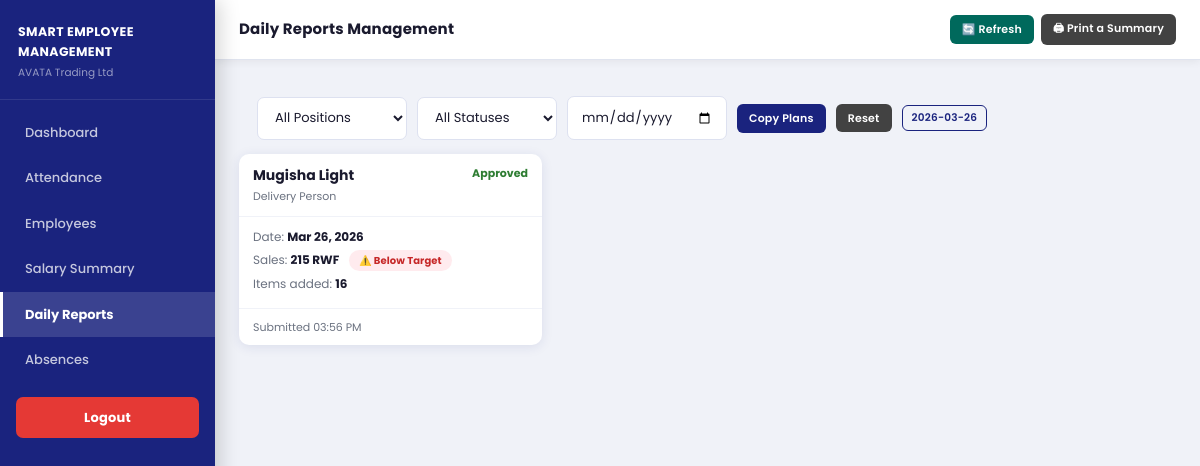
The app's page /admin/reports.php (signed in) with its own data.
### tables this page shows
CREATE TABLE `dailyreport` (
  `id` int(11) NOT NULL,
  `employeeId` int(11) NOT NULL,
  `date` date NOT NULL,
  `totalSalesAmount` double DEFAULT 0,
  `dailyTarget` double DEFAULT 0,
  `itemsAddedCount` int(11) DEFAULT 0,
  `justificationFile` varchar(191) DEFAULT NULL,
  `justificationStatus` varchar(50) DEFAULT 'pending',
  `justificationNote` text DEFAULT NULL,
  `submittedAt` datetime DEFAULT current_timestamp(),
  `createdAt` datetime DEFAULT current_timestamp(),
  `updatedAt` datetime DEFAULT current_timestamp() ON UPDATE current_timestamp()
);

CREATE TABLE `employee` (
  `id` int(11) NOT NULL,
  `fingerprintId` int(11) DEFAULT NULL,
  `name` varchar(191) NOT NULL,
  `position` varchar(191) DEFAULT NULL,
  `salaryRatePerDay` double DEFAULT 10,
  `dailySalesTarget` double DEFAULT 500,
  `email` varchar(191) DEFAULT NULL,
  `loginOtp` varchar(10) DEFAULT NULL,
  `loginOtpExpiresAt` datetime DEFAULT NULL,
  `createdAt` datetime DEFAULT current_timestamp(),
  `updatedAt` datetime DEFAULT current_timestamp() ON UPDATE current_timestamp()
);

### config.php (called while the page is built, shortened)
<?php
function db(){
    static $c=null;
    if($c) return $c;
    $c=new mysqli(DB_HOST,DB_USER,DB_PASS,DB_NAME);
    $c->set_charset('utf8mb4');
    return $c;
}
function esc($s){ return htmlspecialchars((string)$s,ENT_QUOTES,'UTF-8'); }
function rwf($amount){ return number_format((float)$amount,0,'.',',').' RWF'; }
?>

### admin/reports.php (the view, shortened to what this page needs)
<?php
require_once '../config.php'; authAdmin();
$date   = $_GET['date'] ?? '';
$where = "WHERE 1";
$datesQ   = db()->query("SELECT DISTINCT DATE(submittedAt) AS d FROM dailyreport ORDER BY d DESC LIMIT 10");
$allDates = [];
while($dd=$datesQ->fetch_assoc()) $allDates[]=$dd['d'];
$reports  = db()->query("SELECT dr.*,e.name,e.position FROM dailyreport dr JOIN employee e ON e.id=dr.employeeId $where ORDER BY dr.submittedAt DESC");
?>
<!DOCTYPE html>
<html lang="en">
<head>
<link rel="stylesheet" href="../assets/css/style.css">
</head>
<body>
<div class="layout">
  <?php include '_sb.php'; ?>
  <div class="main">
    <div class="topbar">
      <div class="topbar-left"><h1>Daily Reports Management</h1></div>
      <div class="topbar-right">
        <a href="reports.php" class="btn btn-teal btn-sm">🔄 Refresh</a>
        <button class="btn btn-gray btn-sm" onclick="window.print()">🖨 Print a Summary</button>
      </div>
    </div>
    <div class="page">
      <div class="card">
        <div class="card-body" style="padding:14px 18px;">
          <form method="GET" style="display:flex;gap:10px;flex-wrap:wrap;align-items:center;">
            <select name="pos" class="fc" style="width:150px;">
              <option value="">All Positions</option>
            </select>
            <select name="status" class="fc" style="width:140px;">
              <option value="">All Statuses</option>
            </select>
            <input type="date" name="date" value="<?= $date ?>" class="fc" style="width:160px;">
            <button type="submit" class="btn btn-navy btn-sm">Copy Plans</button>
            <a href="reports.php" class="btn btn-gray btn-sm">Reset</a>
            <?php foreach(array_slice($allDates,0,4) as $dd): ?>
            <a href="?date=<?= $dd ?>" class="btn btn-outline btn-xs <?= $dd===$date?'btn-navy':'' ?>"><?= $dd ?></a>
            <?php endforeach; ?>
          </form>
        </div>
      </div>
      <?php if($reports->num_rows===0): ?>
      <div class="card">
        <div style="text-align:center;padding:50px;color:var(--muted);">
          <div style="font-size:40px;margin-bottom:12px;">📄</div>
          <strong style="font-size:14px;color:var(--text);">No reports found</strong>
          <p style="font-size:12px;margin-top:8px;">
            <?php if(!empty($allDates)): ?>
            Reports exist for: <?php foreach($allDates as $dd): ?>
            <a href="?date=<?= $dd ?>" style="color:var(--navy);font-weight:700;margin:0 4px;"><?= $dd ?></a>
            <?php endforeach; ?>
            <?php else: ?>
            No reports submitted yet. Have employees submit their daily sales reports.
            <?php endif; ?>
          </p>
        </div>
      </div>
      <?php else: ?>
      <div class="rpt-grid">
        <?php while($r=$reports->fetch_assoc()):
          $met   = $r['totalSalesAmount'] >= $r['dailyTarget'];
          $stlbl = $r['justificationStatus']==='approved'?'rpt-status-approved':($r['justificationStatus']==='rejected'?'rpt-status-rejected':'rpt-status-pending');
        ?>
        <div class="rpt-col">
          <div class="rpt-col-head">
            <div style="display:flex;justify-content:space-between;align-items:flex-start;">
              <div>
                <div class="emp-name"><?= esc($r['name']) ?></div>
                <div class="emp-pos"><?= esc($r['position']) ?></div>
              </div>
              <span class="<?= $stlbl ?>"><?= ucfirst($r['justificationStatus']) ?></span>
            </div>
          </div>
          <div class="rpt-col-body">
            <div class="rpt-line">Date: <strong><?= date('M d, Y',strtotime($r['date'])) ?></strong></div>
            <div class="rpt-line">Sales: <strong><?= rwf($r['totalSalesAmount']) ?></strong>
              <span class="tag <?= $met?'tag-green':'tag-red' ?>" style="font-size:10px;">
                <?= $met?'✅ Above Target':'⚠️ Below Target' ?>
              </span>
            </div>
            <div class="rpt-line">Items added: <strong><?= $r['itemsAddedCount'] ?></strong></div>
          </div>
          <?php if($r['justificationStatus']==='pending'): ?>
          <div class="rpt-col-foot">
            <form method="POST" style="display:inline;">
              <input type="hidden" name="rid" value="<?= $r['id'] ?>">
              <button name="approve" class="btn btn-green btn-xs">✅ Approve</button>
            </form>
            <button class="btn btn-red btn-xs" onclick="openReject(<?= $r['id'] ?>)">❌ Reject</button>
          </div>
          <?php else: ?>
          <div class="rpt-col-foot" style="justify-content:flex-start;">
            <span style="font-size:11px;color:var(--muted);">
              Submitted <?= date('h:i A',strtotime($r['submittedAt'])) ?>
            </span>
          </div>
          <?php endif; ?>
        </div>
        <?php endwhile; ?>
      </div>
      <?php endif; ?>
    </div>
  </div>
</div>
</body>
</html>

### assets/css/style.css (style rules this page uses)
*, *::before, *::after { box-sizing: border-box; margin: 0; padding: 0; }
:root { --navy: #1a237e; --navy-dark: #0d1560; --navy-light: #283593; --blue: #1565c0; --blue-light: #1976d2; --red: #c62828; --red-light: #e53935; --orange: #e65100; --orange-light:#f57c00; --green: #2e7d32; --green-light: #43a047; --teal: #00695c; --teal-light: #00897b; --purple: #6a1b9a; --gray-btn: #424242; --ic-navy: #e8eaf6; --ic-blue: #e3f2fd; --ic-green: #e8f5e9; --ic-red: #ffebee; --ic-orange: #fff3e0; --ic-teal: #e0f2f1; --ic-purple: #f3e5f5; --ic-gray: #f5f5f5; --sidebar-w: 215px; --topbar-h: 60px; --font: 'Poppins', 'Segoe UI', sans-serif; --white: #ffffff; --bg: #f0f2f8; --border: #e0e4ef; --text: #1a1a2e; --muted: #6b7280; --shadow: 0 2px 12px rgba(26,35,126,.10); --shadow2: 0 4px 20px rgba(26,35,126,.14); }
html { font-size: 14px; }
body { font-family: var(--font); background: var(--bg); color: var(--text); min-height: 100vh; line-height: 1.5; }
.layout { display: flex; min-height: 100vh; }
.main { margin-left: var(--sidebar-w); flex: 1; display: flex; flex-direction: column; }
.topbar { background: var(--white); height: auto; min-height: var(--topbar-h); padding: 10px 24px; border-bottom: 1px solid var(--border); display: flex; align-items: center; justify-content: space-between; flex-wrap: wrap; gap: 10px; position: sticky; top: 0; z-index: 100; box-shadow: 0 2px 8px rgba(0,0,0,.06); }
.topbar-left h1 { font-size: 15px; font-weight: 700; color: var(--text); letter-spacing: .2px; }
.topbar-right { display: flex; align-items: center; gap: 7px; flex-wrap: wrap; }
.page { padding: 22px 24px; flex: 1; }
.btn { display: inline-flex; align-items: center; justify-content: center; gap: 5px; padding: 8px 15px; border: none; border-radius: 6px; cursor: pointer; font-family: var(--font); font-size: 12px; font-weight: 600; text-decoration: none; white-space: nowrap; transition: transform .15s, box-shadow .15s, opacity .15s; letter-spacing: .2px; }
.btn-navy { background: var(--navy); color: #fff; }
.btn-teal { background: var(--teal); color: #fff; }
.btn-gray { background: var(--gray-btn); color: #fff; }
.btn-outline { background: transparent; color: var(--navy); border: 1.5px solid var(--navy); }
.btn-sm { padding: 6px 12px; font-size: 11px; }
.btn-xs { padding: 4px 9px; font-size: 10.5px; }
.tag { display: inline-flex; align-items: center; padding: 3px 10px; border-radius: 20px; font-size: 11px; font-weight: 700; white-space: nowrap; letter-spacing: .1px; }
.tag-red { background: var(--ic-red); color: var(--red); }
.fc { width: 100%; padding: 10px 13px; border: 1.5px solid #dde1f0; border-radius: 7px; font-family: var(--font); font-size: 13px; color: var(--text); background: #fff; transition: border-color .2s, box-shadow .2s; outline: none; }
select.fc { cursor: pointer; }

### admin/reports.php (style rules this page uses)
.rpt-grid { display: grid; grid-template-columns: repeat(3,1fr); gap: 14px; margin-bottom: 16px; }
.rpt-col { background: #fff; border-radius: 10px; box-shadow: var(--shadow); overflow: hidden; }
.rpt-col-head { padding: 11px 14px; border-bottom: 1px solid #f0f2f8; }
.rpt-col-head .emp-name { font-size:14px; font-weight:700; color:var(--text); }
.rpt-col-head .emp-pos { font-size:11px; color:var(--muted); margin-top:2px; }
.rpt-col-body { padding:11px 14px; }
.rpt-col-body .rpt-line { font-size:12px; color:var(--muted); margin-bottom:4px; }
.rpt-col-body .rpt-line strong { color:var(--text); }
.rpt-col-foot { padding:10px 14px; border-top:1px solid #f0f2f8; display:flex; gap:7px; justify-content:flex-end; align-items:center; }
.rpt-status-approved { color:#2e7d32; font-size:11px; font-weight:700; }

### records on screen
dailyreport: employeeId.name "Mugisha Light", employeeId.position "Delivery Person", justificationStatus "Approved", date "Mar 26, 2026", totalSalesAmount "215 RWF", dailyTarget "⚠️ Below Target", itemsAddedCount "16", submittedAt "03:56 PM"

### other values on screen
$dd "2026-03-26"
